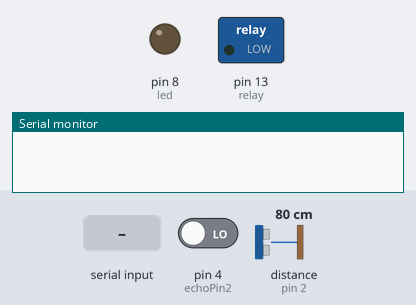
Simulated run of this sketch. Board: Arduino Uno, built with avr-gcc and run on an emulated ATmega328P. Parts: switched loads named in the sketch (green lamp = pin HIGH), output pins drawn as LEDs (lit = HIGH), the last lines printed to the serial monitor. The inputs (shaded band) are chosen by the test bench; at power-on: pin 4 (echoPin2) LOW, distance to the obstacle (sensor on pin 2) 80 cm. The echo pulse lasts 58.3 µs per cm; the modem accepts every AT command (registered, SIM ready, sends succeed) and sends nothing else; pins used as bus, display or sensor lines are not drawn.

Above: at 0.1 s.
At 2.3 s:
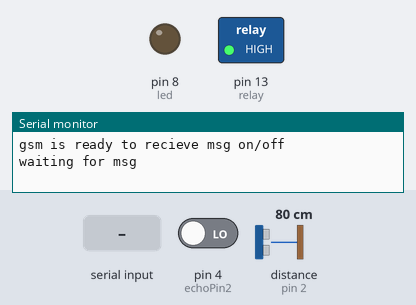
2.4 s: "AUTO" received over the second serial link
At 5.4 s:
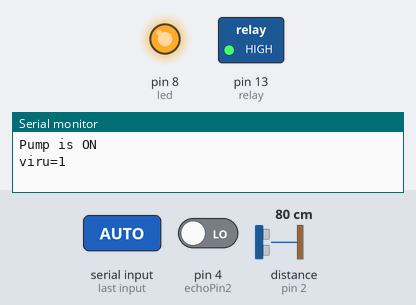
Timing chart, 0 to 10.9 s (numbered marks = the images above; inputs shaded):
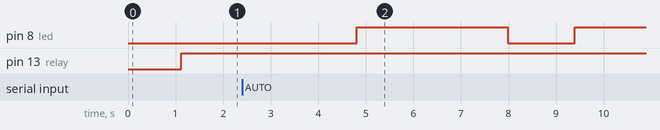

The sketch:

AutoMode.ino
```cpp
#include <SoftwareSerial.h> //software serial library for serial communication b/w arduino & GSM

SoftwareSerial mySerial(6, 7);//connect Tx pin of GSM to pin 6 of arduino && Rx pin of GSM to pin no 7 of arduino


int led = 8;
String message;
int viru=0;
int relay=13;
int automode=0;


const int trigPin = 3;
const int echoPin = 2;
// defining variables.
long duration;
int distance;

const int trigPin2 = 5;
const int echoPin2 = 4;
// defining variables
long duration2;
int distance2;
//trig,echo 3,2 =overhead tank
//trig,echo 5,4 =undergrund tank
int flag=0;

void setup()

{  Serial.println("welcome");

  pinMode(trigPin, OUTPUT); // Sets the trigPin as an Output
  pinMode(echoPin, INPUT); // Sets the echoPin as an Input
  mySerial.println((char)26);// ASCII code of CTRL+Z for saying the end of sms to  the module
  mySerial.begin(9600);   // Setting the baud rate of GSM Module

  Serial.begin(9600);    // Setting the baud rate of Serial Monitor (Arduino)

  delay(100);


  mySerial.println("AT+CNMI=2,2,0,0,0"); // AT Command to receive a live SMS

  delay(1000);

  Serial.println("gsm is ready to recieve msg on/off");

  pinMode(led,OUTPUT);
pinMode(relay,OUTPUT);
  digitalWrite(led,LOW);

    char remoteNum[20]="+917878928928";  // telephone number to send sms

  Serial.println("waiting for msg");

}


void loop()

{

        digitalWrite(relay,1);
      char remoteNum[20]="+919712128444";  // telephone number to send sms


  if (mySerial.available()>0){

  message = mySerial.readString();

  }

    if(message.indexOf("AUTO") > -1)
    {
      automode=1;
      Serial.println("Auto Mode");
    }

    if(automode==1)
    {


  if(viru==1)
  {
    digitalWrite(led,0);
  }


  // Clears the trigPin
  digitalWrite(trigPin, LOW);
  delayMicroseconds(2);
  // Sets the trigPin on HIGH state for 10 micro seconds
  digitalWrite(trigPin, HIGH);
  delayMicroseconds(10);
  digitalWrite(trigPin, LOW);
  // Reads the echoPin, returns the sound wave travel time in microseconds
  duration = pulseIn(echoPin, HIGH);
  // Calculating the distance
  distance= duration*0.034/(2);
  int b=map(distance,2,26,100,0);
  // Prints the distance on the Serial Monitor
  Serial.print("Distance in first ultrasonic in percentage: ");
  Serial.println(b);
  delay(200);


  digitalWrite(trigPin2, LOW);
  delayMicroseconds(2);
  // Sets the trigPin on HIGH state for 10 micro seconds
  digitalWrite(trigPin2, HIGH);
  delayMicroseconds(10);
  digitalWrite(trigPin2, LOW);
  // Reads the echoPin, returns the sound wave travel time in microseconds
  duration2 = pulseIn(echoPin2, HIGH);
  // Calculating the distance
  distance2= (duration2)*0.034/(2);
  int c=map(distance2,2,26,100,0);
  // Prints the distance on the Serial Monitor
  Serial.print("Distance in second ultrasonic in percentage: ");
  Serial.println(c);
  delay(200);


  if((b)<10 && (c)>30)
  {
   viru=1;

        Serial.println("Pump is ON");

       digitalWrite(led,1);

       Serial.println("viru=1");

       mySerial.println("AT+CMGF=1");    //Sets the GSM Module in Text Mode

       delay(1000);  // Delay of 1 second

       mySerial.println("AT+CMGS=\"+919712128444\"\r"); // Replace x with mobile number

       delay(1000);

       mySerial.println("Pump is turned on trough AUTO Mode");// The SMS text you want to send

       Serial.println("text is sended by viru 1");

       delay(100);
  }
    }

}
```

Measured:
- after the input at 2.4 s, pin 8 (led): LOW → HIGH after 2.4 s, → LOW 3.2 s later, → HIGH 1.4 s later
